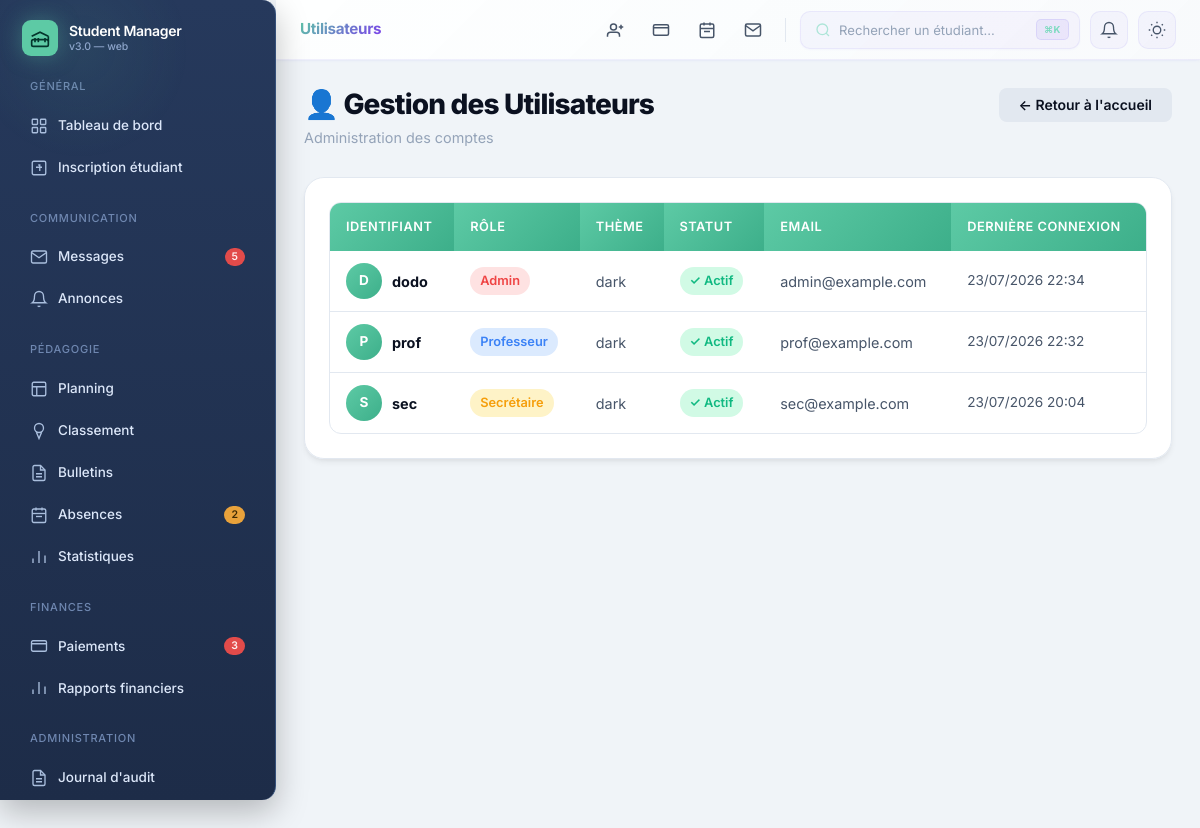
The app's page /utilisateurs/ (signed in) with its own data.
### students/models.py (models this page shows, shortened)
class CustomUser(AbstractUser):
    ROLE_CHOICES = [
        ('Admin', 'Administrateur'),
        ('Secrétaire', 'Secrétaire'),
        ('Professeur', 'Professeur'),
    ]
    STATUS_CHOICES = [
        ('active', 'Actif'),
        ('inactive', 'Inactif'),
    ]
    THEME_CHOICES = [
        ('dark', 'Sombre'), ('light', 'Clair'), ('nature', 'Nature'),
        ('amethyst', 'Améthyste'), ('sunset', 'Sunset'), ('forest', 'Forêt'),
        ('sahara', 'Sahara'), ('coffee', 'Coffee'), ('ocean', 'Océan'),
        ('rose', 'Rose'), ('aurora', 'Aurora'), ('cobalt', 'Cobalt'),
        ('cyber', 'Cyber'), ('midnight_gold', 'Midnight Gold'),
    ]
    role = models.CharField(max_length=20, choices=ROLE_CHOICES, default='Professeur')
    theme = models.CharField(max_length=50, choices=THEME_CHOICES, default='dark')
    status = models.CharField(max_length=10, choices=STATUS_CHOICES, default='active')
    login_attempts = models.IntegerField(default=0, help_text="Tentatives de connexion échouées consécutives")
    locked_until = models.DateTimeField(blank=True, null=True, help_text="Verrouillage jusqu'à cette date")
    must_change_password = models.BooleanField(default=True, help_text="Forcer le changement de mot de passe à la prochaine connexion")
    password_changed_at = models.DateTimeField(blank=True, null=True)
    class Meta:
        permissions = [
            ("can_view_finances", "Peut voir les données financières"),
            ("can_manage_users", "Peut gérer les utilisateurs"),
            ("can_delete_student", "Peut supprimer des étudiants"),
            ("can_export_data", "Peut exporter les données"),
            ("can_view_logs", "Peut voir le journal d'audit"),
        ]
    def has_permission(self, perm):
        if self.role == 'Admin':
            return True

### students/views.py (the view)
        def wrapper(request, *args, **kwargs):
            try:
                custom_user = CustomUser.objects.get(username=request.user.username)
                if not custom_user.has_permission(perm):
                    messages.error(request, "⛔ Vous n'avez pas les droits nécessaires pour cette action.")
                    Log.objects.create(username=request.user.username, event='PERMISSION_DENIED',
                                       details=f"Tentative d'accès à {perm}")
                    return redirect('index')
            except CustomUser.DoesNotExist:
                pass
            return view_func(request, *args, **kwargs)

### students/context_processors.py (called while the page is built)
def notifications(request):
    if request.user.is_authenticated:
        try:
            current_user = CustomUser.objects.get(username=request.user.username)
            notifications_non_lues = Notification.objects.filter(
                destinataire=current_user, lu=False
            ).count()
        except CustomUser.DoesNotExist:
            notifications_non_lues = 0
    else:
        notifications_non_lues = 0
    return {
        'notifications_non_lues': notifications_non_lues,
    }

### students/views.py (called while the page is built)
def permission_required(perm):
    def decorator(view_func):
        def wrapper(request, *args, **kwargs):
            try:
                custom_user = CustomUser.objects.get(username=request.user.username)
                if not custom_user.has_permission(perm):
                    messages.error(request, "⛔ Vous n'avez pas les droits nécessaires pour cette action.")
                    Log.objects.create(username=request.user.username, event='PERMISSION_DENIED',
                                       details=f"Tentative d'accès à {perm}")
                    return redirect('index')
            except CustomUser.DoesNotExist:
                pass
            return view_func(request, *args, **kwargs)
        return wrapper
    return decorator

@login_required
@permission_required('can_manage_users')
def utilisateurs_view(request):
    users = CustomUser.objects.all().order_by('username')
    return render(request, 'students/utilisateurs.html', {'users': users})

### templates/students/utilisateurs.html
{% extends 'base.html' %}
{% block content %}
<div class="page-header">
  <div>
    <h1 class="page-title">👤 Gestion des Utilisateurs</h1>
    <div class="page-subtitle">Administration des comptes</div>
  </div>
  <div class="action-row">
    <a class="btn btn-secondary" href="{% url 'index' %}">← Retour à l'accueil</a>
  </div>
</div>
<div class="card">
  {% if users %}
    <div class="table-container">
      <table>
        <thead>
          <tr>
            <th>Identifiant</th>
            <th>Rôle</th>
            <th>Thème</th>
            <th>Statut</th>
            <th>Email</th>
            <th>Dernière connexion</th>
          </tr>
        </thead>
        <tbody>
          {% for user in users %}
            <tr>
              <td>
                <div class="profile-chip">
                  <div class="avatar">{{ user.username|first|upper }}</div>
                  <strong>{{ user.username }}</strong>
                </div>
              </td>
              <td>
                <span class="pill
                  {% if user.role == 'Admin' %}pill-danger
                  {% elif user.role == 'Secrétaire' %}pill-warning
                  {% else %}pill-info{% endif %}
                ">{{ user.role|default:"Professeur" }}</span>
              </td>
              <td style="color:var(--text-secondary);">{{ user.theme|default:"dark" }}</td>
              <td>
                {% if user.status == 'active' or user.is_active %}
                  <span class="pill pill-success">✓ Actif</span>
                {% else %}
                  <span class="pill pill-danger">✗ Inactif</span>
                {% endif %}
              </td>
              <td style="color:var(--text-secondary);">{{ user.email|default:"-" }}</td>
              <td style="color:var(--text-secondary); font-size:0.85rem;">{{ user.last_login|date:"d/m/Y H:i"|default:"Jamais" }}</td>
            </tr>
          {% endfor %}
        </tbody>
      </table>
    </div>
  {% else %}
    <div class="empty-state">
      <div class="empty-icon">👤</div>
      <p>Aucun utilisateur enregistré.</p>
    </div>
  {% endif %}
</div>
{% endblock %}

### records on screen
CustomUser: username|first "D", username "dodo", role "Admin", theme "dark", status "✓ Actif", email "admin@example.com", last_login "23/07/2026 22:34"
CustomUser: username|first "P", username "prof", role "Professeur", theme "dark", status "✓ Actif", email "prof@example.com", last_login "23/07/2026 22:32"
CustomUser: username|first "S", username "sec", role "Secrétaire", theme "dark", status "✓ Actif", email "sec@example.com", last_login "23/07/2026 20:04"
